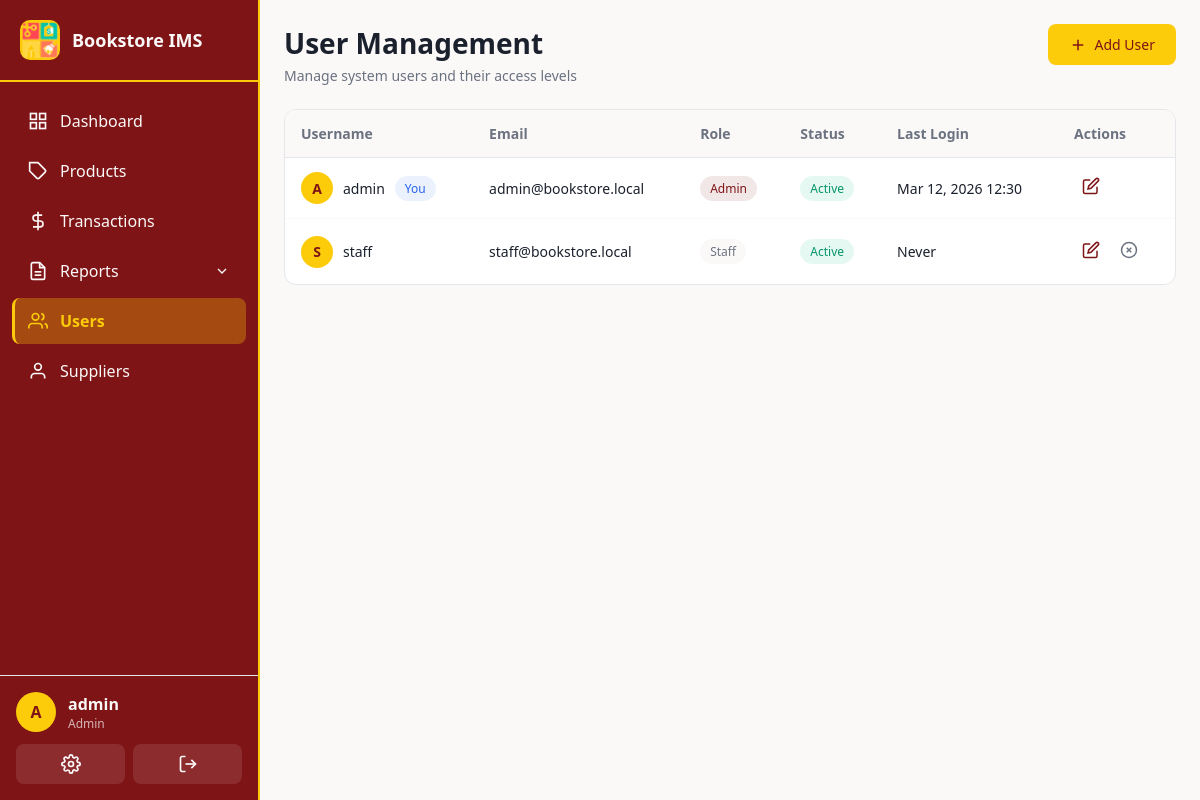
Page /users/ (signed in) on the earlier database version.
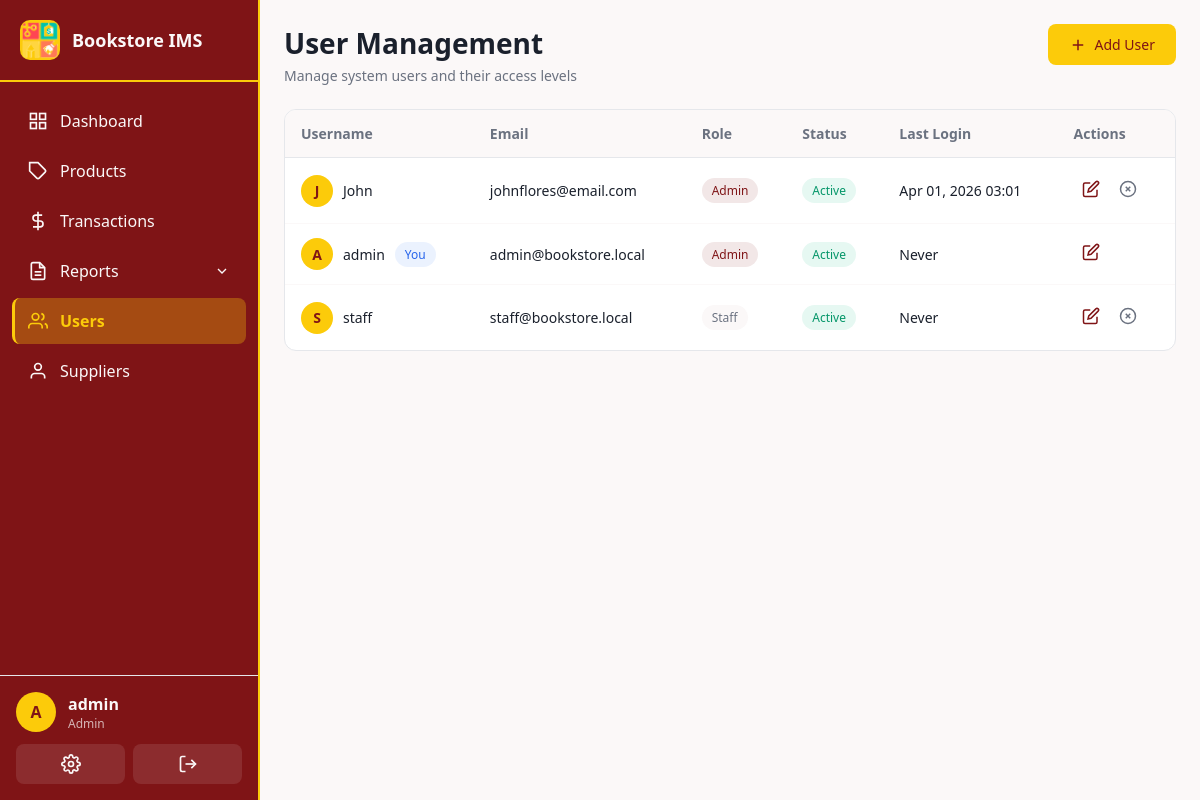
Same page on the later database version.
### app/models.py (models this page shows, shortened)
class User(UserMixin, db.Model):
    __tablename__ = 'users'
    id = db.Column(db.Integer, primary_key=True)
    username = db.Column(db.String(80), unique=True, nullable=False, index=True)
    email = db.Column(db.String(120), unique=True, nullable=False)
    password_hash = db.Column(db.String(256), nullable=False)
    role = db.Column(db.String(20), nullable=False, default=Role.STAFF)
    is_active = db.Column(db.Boolean, default=True)
    created_at = db.Column(db.DateTime, default=datetime.utcnow)
    last_login = db.Column(db.DateTime)
    transactions = db.relationship('Transaction', backref='user', lazy='dynamic')
    audit_logs = db.relationship('AuditLog', backref='user', lazy='dynamic')
    def is_admin(self):
        return self.role == Role.ADMIN

### app/routes/users.py (the view)
@users_bp.route('/')
@login_required
@admin_required
def list_users():
    users = User.query.order_by(User.username).all()
    return render_template('users/list.html', users=users)

### app/__init__.py (called while the page is built)
@login_manager.user_loader
def load_user(user_id):
    return db.session.get(User, int(user_id))

### app/templates/users/list.html (shortened to what this page needs)
{% extends "base.html" %}
{% block content %}
<div class="page-header">
  <div class="page-header-left">
    <h1>User Management</h1>
    <p class="page-subtitle">Manage system users and their access levels</p>
  </div>
  <div class="page-header-right">
    <a href="{{ url_for('users.add_user') }}" class="btn btn-primary">
      <svg viewBox="0 0 24 24" fill="none" stroke="currentColor" stroke-width="2">
        <line x1="12" y1="5" x2="12" y2="19"></line>
        <line x1="5" y1="12" x2="19" y2="12"></line>
      </svg>
      Add User
    </a>
  </div>
</div>
<div class="table-card">
  <table class="data-table">
    <thead>
      <tr>
        <th>Username</th>
        <th>Email</th>
        <th>Role</th>
        <th>Status</th>
        <th>Last Login</th>
        <th>Actions</th>
      </tr>
    </thead>
    <tbody>
      {% for user in users %}
      <tr class="{% if not user.is_active %}row-muted{% endif %}">
        <td>
          <div class="user-cell">
            <div class="user-avatar small">{{ user.username[0].upper() }}</div>
            <span>{{ user.username }}</span>
            {% if user.id == current_user.id %}
            <span class="badge badge-info">You</span>
            {% endif %}
          </div>
        </td>
        <td>{{ user.email }}</td>
        <td>
          <span class="badge badge-{{ 'primary' if user.role == 'admin' else 'secondary' }}">
            {{ user.role.title() }}
          </span>
        </td>
        <td>
          {% if user.is_active %}
          <span class="badge badge-success">Active</span>
          {% else %}
          <span class="badge badge-danger">Inactive</span>
          {% endif %}
        </td>
        <td>
          {% if user.last_login %}
          {{ user.last_login.strftime('%b %d, %Y %H:%M') }}
          {% else %}
          Never
          {% endif %}
        </td>
        <td class="actions-cell">
          <a href="{{ url_for('users.edit_user', id=user.id) }}" class="btn-icon" title="Edit">
            <svg viewBox="0 0 24 24" fill="none" stroke="currentColor" stroke-width="2">
              <path d="M11 4H4a2 2 0 0 0-2 2v14a2 2 0 0 0 2 2h14a2 2 0 0 0 2-2v-7"></path>
              <path d="M18.5 2.5a2.121 2.121 0 0 1 3 3L12 15l-4 1 1-4 9.5-9.5z"></path>
            </svg>
          </a>
          {% if user.id != current_user.id %}
          <form method="POST" action="{{ url_for('users.delete_user', id=user.id) }}" style="display: inline;"
                onsubmit="return confirm('Are you sure you want to deactivate this user?')">
            <button type="submit" class="btn-icon danger" title="Deactivate">
              <svg viewBox="0 0 24 24" fill="none" stroke="currentColor" stroke-width="2">
                <circle cx="12" cy="12" r="10"></circle>
                <line x1="15" y1="9" x2="9" y2="15"></line>
                <line x1="9" y1="9" x2="15" y2="15"></line>
              </svg>
            </button>
          </form>
          {% endif %}
        </td>
      </tr>
      {% endfor %}
    </tbody>
  </table>
</div>
{% endblock %}

### app/templates/base.html (shortened to what the changed rows need)
<!doctype html>
<html>
  <head>
    <link rel="stylesheet" href="{{ url_for('static', filename='css/main.css') }}">
  </head>
  <body class="{% block body_class %}{% endblock %}">
    {% if current_user.is_authenticated %}
    <nav class="sidebar">
      <div class="sidebar-header">
        <div class="sidebar-logo">
          <img src="{{ url_for('static', filename='images/bookstore-logo.png') }}" alt="Bookstore Logo" style="width: 100%; height: 100%; object-fit: contain;">
        </div>
        <span class="sidebar-title">Bookstore IMS</span>
      </div>
      <ul class="sidebar-menu">
        <li class="{% if request.endpoint == 'main.dashboard' %}active{% endif %}">
          <a href="{{ url_for('main.dashboard') }}">
            <svg viewBox="0 0 24 24" fill="none" stroke="currentColor" stroke-width="2">
              <rect x="3" y="3" width="7" height="7"></rect>
              <rect x="14" y="3" width="7" height="7"></rect>
              <rect x="14" y="14" width="7" height="7"></rect>
              <rect x="3" y="14" width="7" height="7"></rect>
            </svg>
            <span>Dashboard</span>
          </a>
        </li>
        <li class="{% if 'products' in request.endpoint %}active{% endif %}">
          <a href="{{ url_for('products.list_products') }}">
            <svg viewBox="0 0 24 24" fill="none" stroke="currentColor" stroke-width="2">
              <path d="M20.59 13.41l-7.17 7.17a2 2 0 0 1-2.83 0L2 12V2h10l8.59 8.59a2 2 0 0 1 0 2.82z"></path>
              <line x1="7" y1="7" x2="7.01" y2="7"></line>
            </svg>
            <span>Products</span>
          </a>
        </li>
        <li class="{% if 'transactions' in request.endpoint %}active{% endif %}">
          <a href="{{ url_for('transactions.list_transactions') }}">
            <svg viewBox="0 0 24 24" fill="none" stroke="currentColor" stroke-width="2">
              <line x1="12" y1="1" x2="12" y2="23"></line>
              <path d="M17 5H9.5a3.5 3.5 0 0 0 0 7h5a3.5 3.5 0 0 1 0 7H6"></path>
            </svg>
            <span>Transactions</span>
          </a>
        </li>
        <li class="submenu-trigger {% if 'reports' in request.endpoint %}active{% endif %}">
          <a href="#">
            <svg viewBox="0 0 24 24" fill="none" stroke="currentColor" stroke-width="2">
              <path d="M14 2H6a2 2 0 0 0-2 2v16a2 2 0 0 0 2 2h12a2 2 0 0 0 2-2V8z"></path>
              <polyline points="14 2 14 8 20 8"></polyline>
              <line x1="16" y1="13" x2="8" y2="13"></line>
              <line x1="16" y1="17" x2="8" y2="17"></line>
            </svg>
            <span>Reports</span>
            <svg class="submenu-arrow" viewBox="0 0 24 24" fill="none" stroke="currentColor" stroke-width="2">
              <polyline points="6 9 12 15 18 9"></polyline>
            </svg>
          </a>
        </li>
        {% if current_user.is_admin() %}
        <li class="{% if 'users' in request.endpoint and request.endpoint != 'users.profile' %}active{% endif %}">
          <a href="{{ url_for('users.list_users') }}">
            <svg viewBox="0 0 24 24" fill="none" stroke="currentColor" stroke-width="2">
              <path d="M17 21v-2a4 4 0 0 0-4-4H5a4 4 0 0 0-4 4v2"></path>
              <circle cx="9" cy="7" r="4"></circle>
              <path d="M23 21v-2a4 4 0 0 0-3-3.87"></path>
              <path d="M16 3.13a4 4 0 0 1 0 7.75"></path>
            </svg>
            <span>Users</span>
          </a>
        </li>
        <li class="{% if 'suppliers' in request.endpoint %}active{% endif %}">
          <a href="{{ url_for('suppliers.list_suppliers') }}">
            <svg viewBox="0 0 24 24" fill="none" stroke="currentColor" stroke-width="2">
              <path d="M20 21v-2a4 4 0 0 0-4-4H8a4 4 0 0 0-4 4v2"></path>
              <circle cx="12" cy="7" r="4"></circle>
            </svg>
            <span>Suppliers</span>
          </a>
        </li>
        {% endif %}
      </ul>
      <div class="sidebar-footer">
        <div class="user-info">
          <div class="user-avatar">{{ current_user.username[0].upper() }}</div>
          <div class="user-details">
            <span class="user-name">{{ current_user.username }}</span>
            <span class="user-role">{{ current_user.role.title() }}</span>
          </div>
        </div>
        <div class="sidebar-actions">
          <a href="{{ url_for('users.profile') }}" class="action-btn" title="Profile">
          </a>
          <a href="{{ url_for('auth.logout') }}" class="action-btn" title="Logout">
            <svg viewBox="0 0 24 24" fill="none" stroke="currentColor" stroke-width="2">
              <path d="M9 21H5a2 2 0 0 1-2-2V5a2 2 0 0 1 2-2h4"></path>
              <polyline points="16 17 21 12 16 7"></polyline>
              <line x1="21" y1="12" x2="9" y2="12"></line>
            </svg>
          </a>
        </div>
      </div>
    </nav>
    <main class="main-content">
      {% block content %}{% endblock %}
    </main>
    {% else %}
    {% block content_public %}{% endblock %}
    {% endif %}
  </body>
</html>

Differences in the rows shown:
changed User "admin": last_login "Mar 12, 2026 12:30" → (not shown); now shows "Never"
added User: username "J", username "John", email "johnflores@email.com", role "Admin", is_active "Active", last_login "Apr 01, 2026 03:01"
